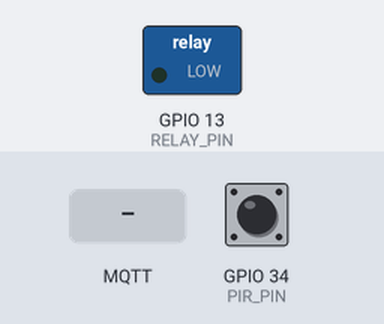
A sketch run on a simulated ESP32. Parts: switched loads named in the sketch (green lamp = pin HIGH). Dashed ring = blinking. The inputs (shaded band) are chosen by the test bench; at power-on: GPIO 34 (PIR_PIN) LOW. WiFi joins after 1.5 s; servers stay silent unless stated; no MQTT or app messages arrive unless stated; what the sketch prints to the serial monitor is not drawn.

Above: at 3.2 s.
3.3 s: GPIO 34 (PIR_PIN) driven HIGH
At 4.2 s:
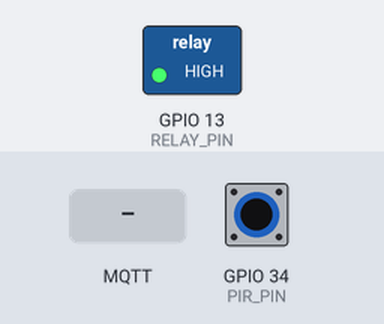
6.3 s: MQTT message "desligar" arrives on the first subscribed topic
7.8 s: GPIO 34 (PIR_PIN) driven LOW
At 8.7 s:
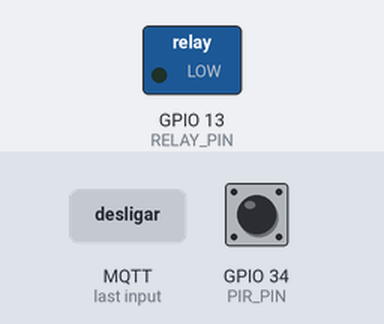
10.8 s: GPIO 34 (PIR_PIN) pulsed HIGH 2 times (0.12 s each, 0.3 s apart)
At 10.86 s:
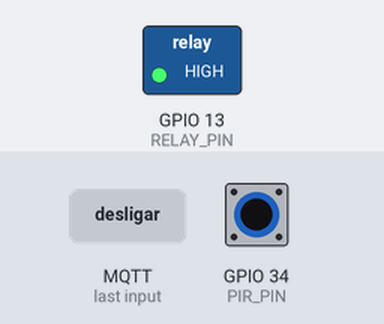
Timing chart, 0 to 13.8 s (numbered marks = the images above; inputs shaded):
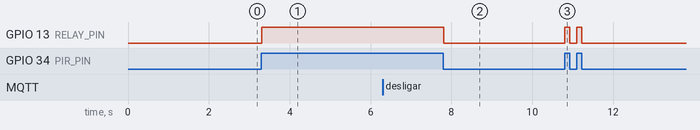

The sketch:

codigo-projeto.ino
```cpp
#include <WiFi.h>
#include <PubSubClient.h>

// Definições de rede Wi-Fi
const char* ssid = "Gabriel_Mara";   // Substitua pelo nome da sua rede Wi-Fi
const char* password = "G@briel1512"; // Substitua pela senha da sua rede Wi-Fi

// Definições do broker MQTT
const char* mqtt_server = "mqtt.eclipseprojects.io"; // Broker MQTT público
const int mqtt_port = 1883; // Porta para MQTT sem criptografia (use 8883 para MQTT seguro)

// Definições de pinos
#define RELAY_PIN  13  // Pino digital conectado ao relé
#define PIR_PIN 34     // Pino digital conectado ao sensor PIR

WiFiClient espClient;
PubSubClient client(espClient);

void setup() {
  // Inicializa a comunicação serial
  Serial.begin(115200);

  // Configura os pinos do relé e do sensor PIR
  pinMode(RELAY_PIN, OUTPUT);
  pinMode(PIR_PIN, INPUT);
  digitalWrite(RELAY_PIN, LOW); // Garante que a lâmpada inicie apagada

  // Conecta-se à rede Wi-Fi
  setup_wifi();

  // Configura o cliente MQTT
  client.setServer(mqtt_server, mqtt_port);
  client.setCallback(callback);

  // Aguardar até o ESP32 se conectar ao Wi-Fi
  while (WiFi.status() != WL_CONNECTED) {
    delay(1000);
    Serial.println("Conectando-se ao Wi-Fi...");
  }

  Serial.println("Wi-Fi conectado");
  Serial.print("Endereço IP: ");
  Serial.println(WiFi.localIP());
}

void setup_wifi() {
  delay(10);
  Serial.println("Conectando-se ao Wi-Fi...");
  WiFi.begin(ssid, password);

  while (WiFi.status() != WL_CONNECTED) {
    delay(1000);
    Serial.print(".");
  }

  Serial.println("\nWi-Fi conectado");
}

void callback(char* topic, byte* payload, unsigned int length) {
  Serial.print("Mensagem recebida [");
  Serial.print(topic);
  Serial.print("] ");
  String message = "";

  for (unsigned int i = 0; i < length; i++) {
    message += (char)payload[i];
  }

  Serial.println(message);

  // Controle do relé com base na mensagem recebida
  if (message == "ligar") {
    digitalWrite(RELAY_PIN, HIGH);  // Liga a lâmpada
    Serial.println("Lâmpada ligada");
  } else if (message == "desligar") {
    digitalWrite(RELAY_PIN, LOW);   // Desliga a lâmpada
    Serial.println("Lâmpada desligada");
  } else {
    Serial.println("Comando desconhecido!");
  }
}

void reconnect() {
  // Loop de reconexão MQTT
  while (!client.connected()) {
    Serial.print("Conectando ao broker MQTT...");
    if (client.connect("ESP32Client")) {
      Serial.println("Conectado ao broker MQTT");
      client.subscribe("empresa/iluminacao"); // Inscreve-se no tópico
    } else {
      Serial.print("Falha, rc=");
      Serial.print(client.state());
      Serial.println("; tentará novamente em 5 segundos");
      delay(5000);
    }
  }
}

void loop() {
  // Verifica o estado do sensor PIR
  int pirState = digitalRead(PIR_PIN);

  if (pirState == HIGH) { // Se houver movimento detectado
    Serial.println("Movimento detectado! Lâmpada acesa.");
    digitalWrite(RELAY_PIN, HIGH); // Liga a lâmpada
  } else {
    Serial.println("Sem movimento. Lâmpada apagada.");
    digitalWrite(RELAY_PIN, LOW); // Desliga a lâmpada
  }

  // Mantém a comunicação MQTT ativa
  if (!client.connected()) {
    reconnect();
  }
  client.loop();
}
```

Measured:
- after the input at 3.3 s, GPIO 13 (RELAY_PIN): LOW → HIGH at once
- after the input at 7.8 s, GPIO 13 (RELAY_PIN): HIGH → LOW at once
- after the input at 10.8 s, GPIO 13 (RELAY_PIN): alternates HIGH for 0.12 s and LOW for 0.18 s, 4 changes in all, then stays LOW, starting at once
